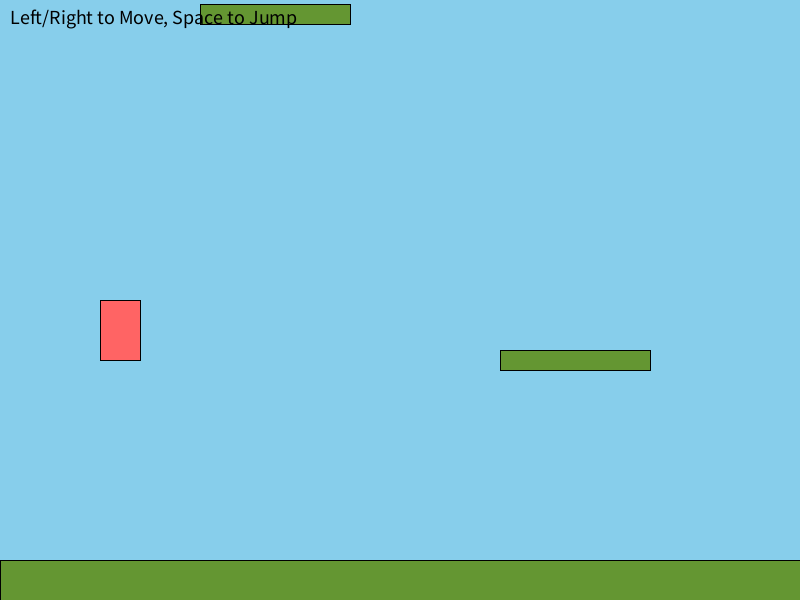
Frame 1 (no input)
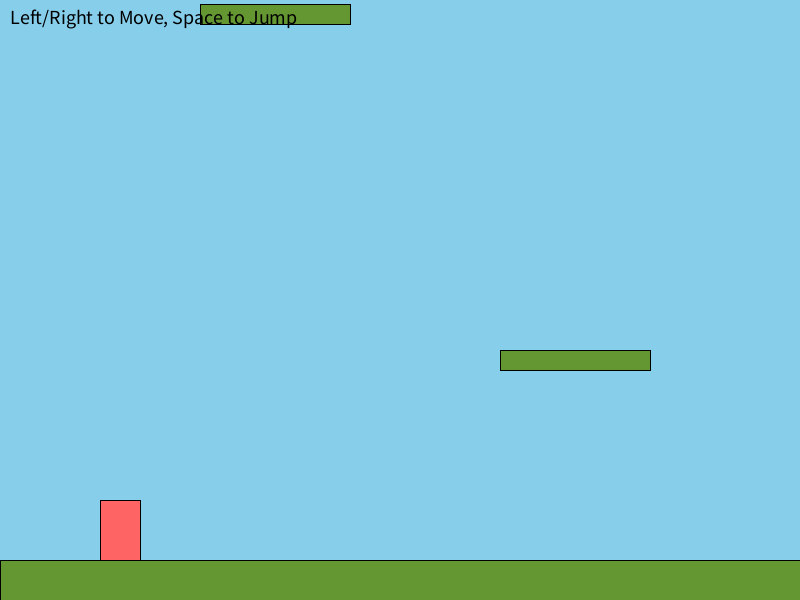
Frame 60 (the mouse pressed at the canvas centre just before this capture)
Frame 120 (the mouse held since frame 60 and released just before this capture): identical to frame 60, image omitted

The Processing sketch that drew these frames (run headless with seeded random() and noise(); from frame 60 on, the mouse is pressed at the canvas centre):

// Processing sketch: Template_PlatformerMove
// ── Template_PlatformerMove.pde
// ===== テンプレート：横スクロールアクション(プラットフォーマー)の移動 =====
//
// 用途: ジャンプ、重力、足場の判定を必要とするゲームの実装に使用します。

// --- キー入力状態フラグ ---
boolean isLeftKeyPressed = false;
boolean isRightKeyPressed = false;

Player player;
ArrayList<Platform> platforms;

void setup() {
  size(800, 600);
  rectMode(CORNER);

  player = new Player(100, 300, 40, 60);

  // 足場の準備
  platforms = new ArrayList<Platform>();
  platforms.add(new Platform(0, height - 40, width, 40));   // 床
  platforms.add(new Platform(200, 4.0f, 150, 20));           // 浮島1
  platforms.add(new Platform(500, 350, 150, 20));           // 浮島2
}

void draw() {
  background(135, 206, 235); // 空色

  // 足場との衝突判定と接地フラグの更新
  handlePlatforms(player, platforms);
  player.setGrounded(isOnGround(player, platforms));

  player.update();

  // 足場の描画
  for (Platform p : platforms) {
    p.draw();
  }

  player.draw();

  // UIの表示
  fill(0);
  textSize(20);
  textAlign(LEFT, TOP);
  text("Left/Right to Move, Space to Jump", 10, 10);
}

// キーボード入力
void keyPressed() {
  if (keyCode == LEFT)  isLeftKeyPressed = true;
  if (keyCode == RIGHT) isRightKeyPressed = true;
  if (key == ' ')       player.jump(); // ジャンプ
}

void keyReleased() {
  if (keyCode == LEFT)  isLeftKeyPressed = false;
  if (keyCode == RIGHT) isRightKeyPressed = false;
}

// ==========================================
// コピー＆ペースト用：物理・衝突判定関数
// ==========================================

// オブジェクト同士が重なっているか（衝突しているか）を判定する
boolean isColliding(BaseClass obj1, BaseClass obj2) {
  return (obj1.x < obj2.x + obj2.w &&
          obj1.x + obj1.w > obj2.x &&
          obj1.y < obj2.y + obj2.h &&
          obj1.y + obj1.h > obj2.y);
}

// オブジェクトが足場の上に載っているか（接地しているか）を判定する
boolean isOnGround(BaseClass obj, ArrayList<Platform> platforms) {
  for (Platform platform : platforms) {
    if (obj.x < platform.x + platform.w &&
        obj.x + obj.w > platform.x &&
        obj.y + obj.h >= platform.y &&
        obj.y + obj.h <= platform.y + 5) { // 5ピクセル以内のめり込みを許容
      return true;
    }
  }
  return false;
}

// 足場との衝突を解決（めり込みを押し戻す）する処理
void resolveCollision(BaseClass moving, BaseClass staticObj) {
  if (!isColliding(moving, staticObj)) return;

  float overlapLeft = (moving.x + moving.w) - staticObj.x;
  float overlapRight = (staticObj.x + staticObj.w) - moving.x;
  float overlapTop = (moving.y + moving.h) - staticObj.y;
  float overlapBottom = (staticObj.y + staticObj.h) - moving.y;

  float minOverlap = min(min(overlapLeft, overlapRight), min(overlapTop, overlapBottom));

  if (minOverlap == overlapLeft) {
    moving.x = staticObj.x - moving.w; moving.vx = 0;
  } else if (minOverlap == overlapRight) {
    moving.x = staticObj.x + staticObj.w; moving.vx = 0;
  } else if (minOverlap == overlapTop) {
    moving.y = staticObj.y - moving.h; moving.vy = 0; // 足場に着地
  } else if (minOverlap == overlapBottom) {
    moving.y = staticObj.y + staticObj.h; moving.vy = 0; // 頭をぶつけた
  }
}

// 全ての足場に対して衝突解決を実行する
void handlePlatforms(BaseClass obj, ArrayList<Platform> platforms) {
  for (Platform platform : platforms) {
    resolveCollision(obj, platform);
  }
}

// ==========================================
// コピー＆ペースト用：Playerクラス (プラットフォーマー用)
// ==========================================
class Player extends BaseClass {
  float moveSpeed;
  float jumpPower;
  boolean isGrounded;

  Player(float x, float y, float w, float h) {
    super(x, y, w, h);
    this.moveSpeed = 4.0f;
    this.jumpPower = 12.0f;
    this.isGrounded = false;
  }

  void handleInput() {
    if (isLeftKeyPressed) {
      this.vx = -moveSpeed;
    } else if (isRightKeyPressed) {
      this.vx = moveSpeed;
    } else {
      this.vx *= 0.8; // 摩擦で減速
    }
  }

  void jump() {
    // 地面にいるときだけジャンプできる
    if (isGrounded) {
      this.vy = -jumpPower;
      this.isGrounded = false;
    }
  }

  void update() {
    handleInput();

    // 重力をかける (毎フレーム下方向に加速)
    this.vy += 0.5;

    // 落下速度の制限 (早すぎると足場をすり抜けてしまうため)
    if (this.vy > 15) this.vy = 15;

    super.update(); // 位置の更新

    // 画面の左右の境界チェック
    this.x = constrain(this.x, 0, width - this.w);

    // 画面下に落ちたら上からリスポーン
    if (this.y > height + 50) {
      this.x = 100;
      this.y = 100;
      this.vx = 0;
      this.vy = 0;
    }
  }

  void setGrounded(boolean grounded) {
    this.isGrounded = grounded;
  }

  void draw() {
    fill(255, 100, 100); // 赤色
    super.draw();
  }
}

// 足場クラス
class Platform extends BaseClass {
  Platform(float x, float y, float w, float h) {
    super(x, y, w, h);
  }
  void draw() {
    fill(100, 150, 50); // 緑色
    super.draw();
  }
}

// --- BaseClass ---
class BaseClass {
  float x, y, vx = 0, vy = 0, w, h;
  PImage img;

  BaseClass(float x, float y, float w, float h) {
    this.x = x; this.y = y; this.w = w; this.h = h; this.img = null;
  }

  void update() {
    this.x += this.vx;
    this.y += this.vy;
  }

  void draw() {
    if (this.img != null) image(this.img, this.x, this.y, this.w, this.h);
    else rect(this.x, this.y, this.w, this.h);
  }
}
